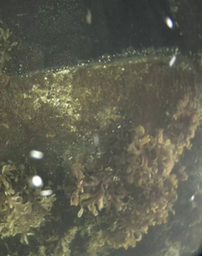
#> input picture python_workspace/Marine_snow_to_remove.png, 202 x 256 px, shrunk from 547 x 692 before the run
$ python Preprocessing_new.py
#> lines starting #> are read from the running program, lines starting #| are printed output that depends on the picture; after the words box and inside, x2 and y2 are one past the last pixel; in counts of white or black regions, pixels touching at a corner belong together
#> further down, frame is the input picture: shape (256, 202, 3); mean B, G, R 80, 95.2, 95.1
###############################################
# Standard Imports                            #
###############################################
import pywt
import numpy as np
import matplotlib.pyplot as plt
import math
import statistics
import cv2 as cv
import time

# https://github.com/ZQPei/Haze_Removal_python/blob/master/haze_removal.py
import haze_removal

###############################################
# Pre-processing class                        #
###############################################
class preprocessing:
    # Constructor
    def __init__(self):
        self.cross = 0
        self.square = 1
        print("I have been born")

    # [315 lines left out: functions median_filter, haze_removal, homomorphic_filter, get_squared_image, revert_frame, remove_snow and 1 more, not called in this run]

    # Method for bluring of marine snow (inspired by: Elimination of Marine Snow effect from underwater image - An adaptive probabilistic approach)
    def snow_blur(self,frame,high_prob,kernel,visualize):
        # Time taking
        #start = time.time()
        # Convert to YCrCb
#> called with high_prob = 0.6, kernel = 51, visualize = False
        frame_luminance = cv.cvtColor(frame,cv.COLOR_BGR2YCrCb)
#> frame_luminance: shape (256, 202, 3); mean of channels 0, 1, 2 93.5, 129.2, 120.4
        # Get sizes
        rows,cols,_ = frame_luminance.shape
        # Get lumination channel
        luminance = frame_luminance[:,:,0]
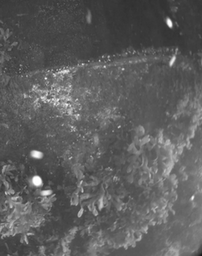
#> luminance: shape (256, 202); min 21, max 255, mean 93.5
        # Prepare result channel
        luminance_result = luminance.copy()
        # Get sliding window
        kernel_size = 7 # Based on article
        # apply new kernel, if odd
        if(kernel%2 != 0):
            kernel_size = kernel
        high_variance = 30 # had 100 last
        sliding_window = np.lib.stride_tricks.sliding_window_view(luminance,(kernel_size,kernel_size))
        # Sliding window index 0 -> row pixels, index 1 -> col pixel then mask. output trimmed based on kernel size. meaning 0,0 in my case would be pixel 3,3. Borders are thus not affected. Maybe just remove border, in order to avoid consequencies of light edges being kept
        # Get all window means
        window_means = sliding_window.mean(axis=(2,3)) # Mean of each window, meaning a value for each pixel. Window is at index 2 and 3 in 4D matrix
        # Get all window variances
        window_variances = sliding_window.var(axis=(2,3))
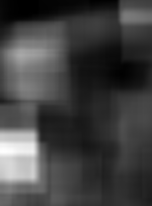
#> window_variances: shape (206, 152) float64; min 22.93, max 1701.1, mean 458.3; drawn with min black and max white
        # Get all lum thresholds
        lum_thresholds = window_means + np.divide(np.sqrt(window_variances),2)
        # Get center values
        center_values = sliding_window[:,:,kernel_size//2,kernel_size//2]
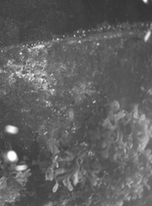
#> center_values: shape (206, 152); min 52, max 255, mean 96.2
        # Identify windows that might contain snow
        snow_windows = (center_values >= lum_thresholds).astype(int)
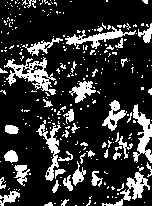
#> snow_windows: shape (206, 152) int64; values 0 (black) and 1 (white), 20% white; 285 white regions (241 under 20 px), largest, box (x1, y1, x2, y2) and area: (4, 57, 56, 95) 710, (133, 104, 152, 163) 514, (65, 26, 136, 49) 466
        del center_values
        variance_check = (window_variances > high_variance).astype(int)
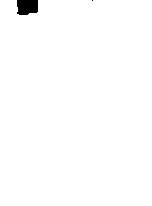
#> variance_check: shape (206, 152) int64; values 0 (black) and 1 (white), 99.1% white; 2 black regions (1 under 20 px), largest, box (x1, y1, x2, y2) and area: (17, 0, 38, 15) 288
        del window_variances
        snow_windows = np.logical_and(snow_windows,variance_check).astype(int)
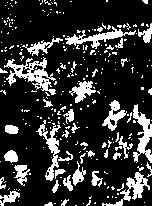
#> snow_windows: shape (206, 152) int64; values 0 (black) and 1 (white), 19.8% white; 276 white regions (233 under 20 px), largest, box (x1, y1, x2, y2) and area: (4, 57, 56, 95) 710, (133, 104, 152, 163) 514, (65, 26, 136, 49) 466
        del variance_check
        # Get indexes of snow windows
        snow_indexes = np.transpose((snow_windows == 1).nonzero())
#> snow_indexes = 6190 pairs, first value 0 to 205, second value 0 to 151
        if(snow_indexes.shape[0]==0):
            print("No snow detected")
            return frame[kernel_size//2-1:rows-1-kernel_size//2,kernel_size//2-1:cols-1-kernel_size//2]
        del snow_windows
        # Get total number of pixels in window
        pixel_count = kernel_size*kernel_size

        # --- new test improvements ---
        # Expand lum threshold
        expanded_lum_thresholds = lum_thresholds[:,:,np.newaxis,np.newaxis]
        expanded_lum_thresholds = np.pad(expanded_lum_thresholds,((0,0),(0,0),(0,kernel_size-1),((0,kernel_size-1))),'edge')
        # Determine high lum pixel count in windows that might contain snow
        high_lum_mask = np.where(sliding_window >= expanded_lum_thresholds,1,0)
        del sliding_window
        # Extract only snow areas
        snow_specific_mask = np.array([high_lum_mask[tuple(coord)] for coord in snow_indexes])
        snow_specific_mask = snow_specific_mask.reshape(snow_specific_mask.shape[0],-1)
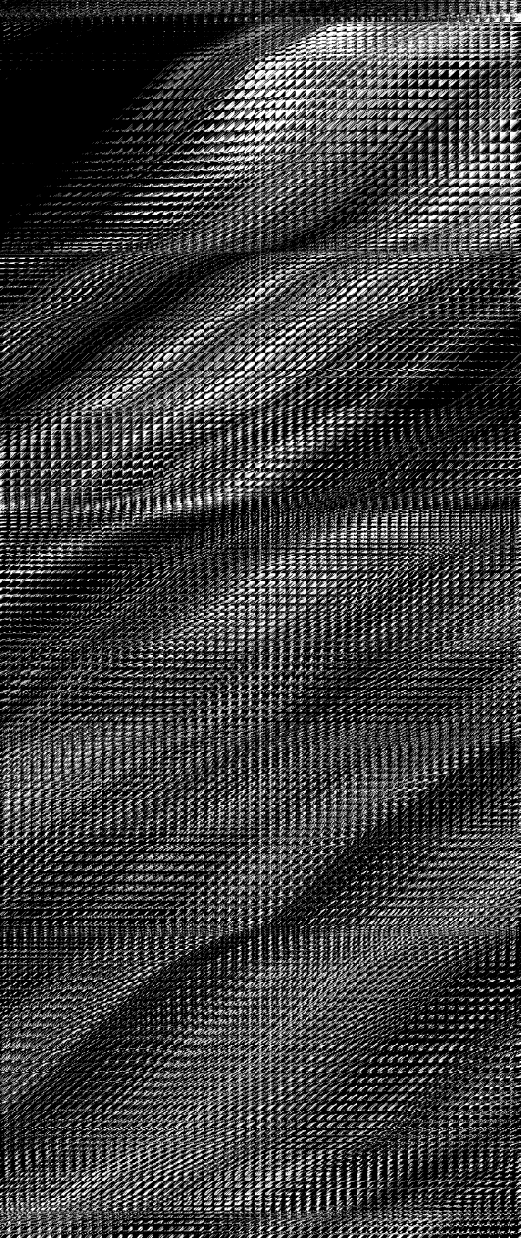
#> snow_specific_mask: shape (6190, 2601) int64 (shown at 1/5 size); values 0 (black) and 1 (white), 24.5% white; 86157 white regions (62767 under 20 px), largest, box (x1, y1, x2, y2) and area: (1017, 0, 2601, 6190) 364097, (2232, 809, 2601, 1108) 26140, (1424, 102, 2027, 235) 15109
        high_lum_count = np.count_nonzero(snow_specific_mask,axis=1)
#> high_lum_count = 6190 values, max 952 at index 249, min 223 at index 3394, mean 636
        # Calculate probabilities
        probability_for_snow = 1-np.divide(high_lum_count,pixel_count)
#> probability_for_snow = 6190 values, max 0.914 at index 3394, min 0.634 at index 249, mean 0.755
#> (the rest of the program and of its run is left out)
